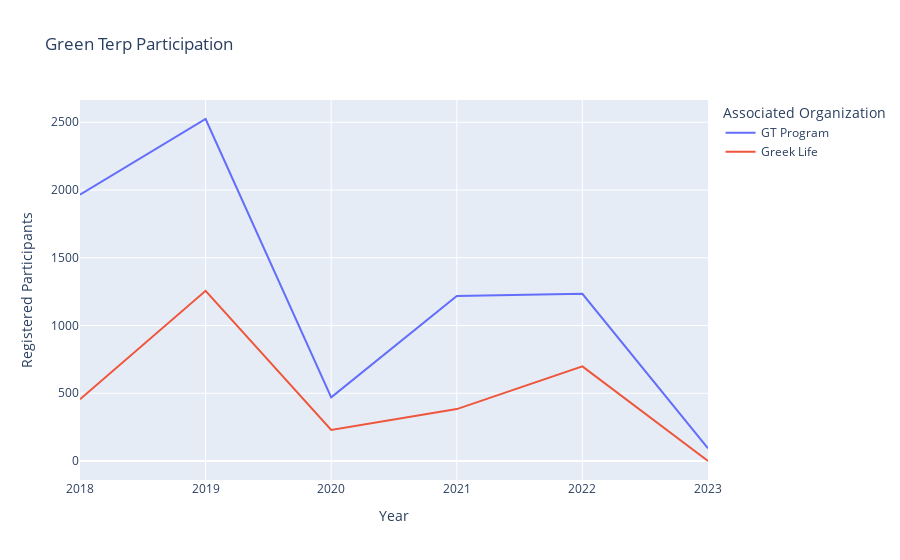

The notebook cell this image was saved under:
### Code cell
fig = px.line(totalstud, x="Year", y=totalstud.columns[2:], title="Green Terp Participation",
              labels={"value": "Registered Participants", "variable": "Associated Organization"})
fig.show()

### Figure 1 — Plotly figure (JSON) as saved in the notebook; plotly's stock layout.template omitted (floating-point values rounded to 4 significant figures)
{"data": [{"hovertemplate": "Associated Organization=GT Program<br>Year=%{x}<br>Registered Participants=%{y}<extra></extra>", "legendgroup": "GT Program", "line": {"color": "#636efa", "dash": "solid"}, "marker": {"symbol": "circle"}, "mode": "lines", "name": "GT Program", "orientation": "v", "showlegend": true, "type": "scatter", "x": [2018, 2019, 2020, 2021, 2022, 2023], "xaxis": "x", "y": [1965, 2524, 470, 1218, 1234, 94], "yaxis": "y"}, {"hovertemplate": "Associated Organization=Greek Life<br>Year=%{x}<br>Registered Participants=%{y}<extra></extra>", "legendgroup": "Greek Life", "line": {"color": "#EF553B", "dash": "solid"}, "marker": {"symbol": "circle"}, "mode": "lines", "name": "Greek Life", "orientation": "v", "showlegend": true, "type": "scatter", "x": [2018, 2019, 2020, 2021, 2022, 2023], "xaxis": "x", "y": [455, 1256, 229, 383, 698, 0], "yaxis": "y"}], "layout": {"legend": {"title": {"text": "Associated Organization"}, "tracegroupgap": 0}, "title": {"text": "Green Terp Participation"}, "xaxis": {"anchor": "y", "domain": [0, 1], "title": {"text": "Year"}}, "yaxis": {"anchor": "x", "domain": [0, 1], "title": {"text": "Registered Participants"}}}}
